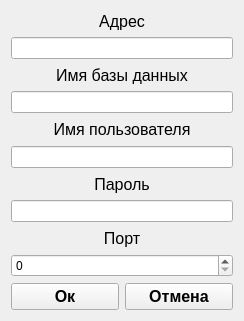
<?xml version="1.0" encoding="UTF-8"?>
<ui version="4.0">
 <class>login</class>
 <widget class="QWidget" name="login">
  <property name="geometry">
   <rect>
    <x>0</x>
    <y>0</y>
    <width>244</width>
    <height>321</height>
   </rect>
  </property>
  <property name="windowTitle">
   <string>Соединение с БД</string>
  </property>
  <layout class="QGridLayout" name="gridLayout">
   <item row="0" column="0" colspan="2">
    <widget class="QLabel" name="label_4">
     <property name="font">
      <font>
       <pointsize>12</pointsize>
      </font>
     </property>
     <property name="text">
      <string>Адрес</string>
     </property>
     <property name="alignment">
      <set>Qt::AlignCenter</set>
     </property>
    </widget>
   </item>
   <item row="1" column="0" colspan="2">
    <widget class="QLineEdit" name="lineEdit"/>
   </item>
   <item row="2" column="0" colspan="2">
    <widget class="QLabel" name="label_3">
     <property name="font">
      <font>
       <pointsize>12</pointsize>
      </font>
     </property>
     <property name="text">
      <string>Имя базы данных</string>
     </property>
     <property name="alignment">
      <set>Qt::AlignCenter</set>
     </property>
    </widget>
   </item>
   <item row="3" column="0" colspan="2">
    <widget class="QLineEdit" name="lineEdit_2"/>
   </item>
   <item row="4" column="0" colspan="2">
    <widget class="QLabel" name="label_2">
     <property name="font">
      <font>
       <pointsize>12</pointsize>
      </font>
     </property>
     <property name="text">
      <string>Имя пользователя</string>
     </property>
     <property name="alignment">
      <set>Qt::AlignCenter</set>
     </property>
    </widget>
   </item>
   <item row="5" column="0" colspan="2">
    <widget class="QLineEdit" name="lineEdit_3"/>
   </item>
   <item row="6" column="0" colspan="2">
    <widget class="QLabel" name="label">
     <property name="font">
      <font>
       <pointsize>12</pointsize>
      </font>
     </property>
     <property name="text">
      <string>Пароль</string>
     </property>
     <property name="alignment">
      <set>Qt::AlignCenter</set>
     </property>
    </widget>
   </item>
   <item row="7" column="0" colspan="2">
    <widget class="QLineEdit" name="lineEdit_4"/>
   </item>
   <item row="8" column="0" colspan="2">
    <widget class="QLabel" name="label_5">
     <property name="font">
      <font>
       <pointsize>12</pointsize>
      </font>
     </property>
     <property name="text">
      <string>Порт</string>
     </property>
     <property name="alignment">
      <set>Qt::AlignCenter</set>
     </property>
    </widget>
   </item>
   <item row="9" column="0" colspan="2">
    <widget class="QSpinBox" name="spinBox">
     <property name="maximum">
      <number>6535</number>
     </property>
    </widget>
   </item>
   <item row="10" column="0">
    <widget class="QPushButton" name="connectDB">
     <property name="font">
      <font>
       <pointsize>12</pointsize>
       <weight>75</weight>
       <bold>true</bold>
      </font>
     </property>
     <property name="layoutDirection">
      <enum>Qt::LeftToRight</enum>
     </property>
     <property name="text">
      <string>Ок</string>
     </property>
    </widget>
   </item>
   <item row="10" column="1">
    <widget class="QPushButton" name="closeButton">
     <property name="font">
      <font>
       <pointsize>12</pointsize>
       <weight>75</weight>
       <bold>true</bold>
      </font>
     </property>
     <property name="text">
      <string>Отмена</string>
     </property>
    </widget>
   </item>
  </layout>
 </widget>
 <resources/>
 <connections/>
</ui>
